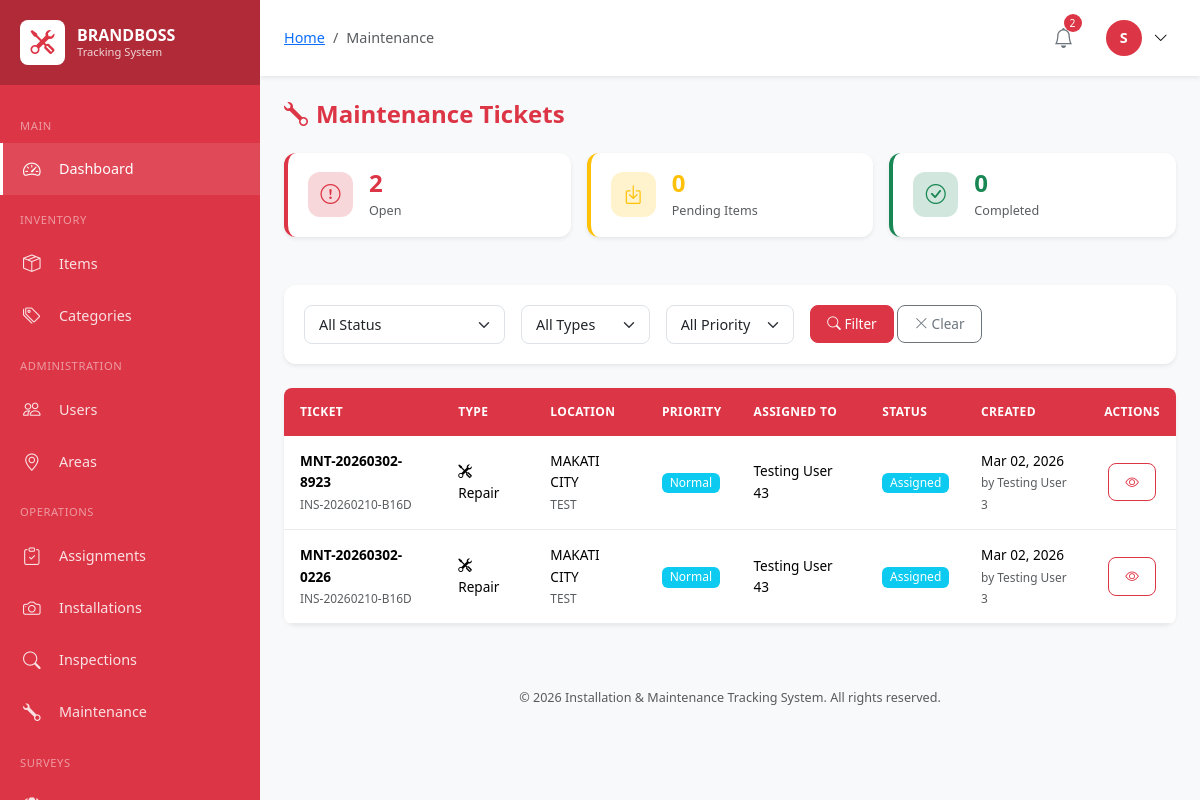
The page /modules/maintenance/index.php (signed in) on the database its author committed.
### tables this page shows
CREATE TABLE `users` (
  `id` int(10) UNSIGNED NOT NULL,
  `employee_id` varchar(50) NOT NULL,
  `username` varchar(100) NOT NULL,
  `password` varchar(255) NOT NULL,
  `email` varchar(150) NOT NULL,
  `full_name` varchar(200) NOT NULL,
  `phone` varchar(20) DEFAULT NULL,
  `role` enum('super_admin','user_1','user_2','user_3','user_4') NOT NULL,
  `profile_image` varchar(255) DEFAULT NULL,
  `status` enum('active','inactive','suspended') DEFAULT 'active',
  `last_login` datetime DEFAULT NULL,
  `created_by` int(10) UNSIGNED DEFAULT NULL,
  `created_at` timestamp NOT NULL DEFAULT current_timestamp(),
  `updated_at` timestamp NOT NULL DEFAULT current_timestamp() ON UPDATE current_timestamp()
);

CREATE TABLE `maintenance_tickets` (
  `id` bigint(20) UNSIGNED NOT NULL,
  `ticket_code` varchar(50) NOT NULL,
  `inspection_item_id` bigint(20) UNSIGNED DEFAULT NULL,
  `installation_report_id` bigint(20) UNSIGNED NOT NULL,
  `maintenance_type` enum('repair','replacement','missing_item','general') NOT NULL,
  `priority` enum('low','normal','high','critical') DEFAULT 'normal',
  `description` text NOT NULL,
  `assigned_to` int(10) UNSIGNED DEFAULT NULL,
  `status` enum('open','assigned','in_progress','pending_items','completed','closed','cancelled') DEFAULT 'open',
  `created_by` int(10) UNSIGNED NOT NULL,
  `completed_at` datetime DEFAULT NULL,
  `closed_at` datetime DEFAULT NULL,
  `created_at` timestamp NOT NULL DEFAULT current_timestamp(),
  `updated_at` timestamp NOT NULL DEFAULT current_timestamp() ON UPDATE current_timestamp()
);

CREATE TABLE `installation_reports` (
  `id` bigint(20) UNSIGNED NOT NULL,
  `report_code` varchar(50) NOT NULL,
  `assignment_id` bigint(20) UNSIGNED NOT NULL,
  `installer_id` int(10) UNSIGNED NOT NULL,
  `installation_date` date NOT NULL,
  `latitude` decimal(10,8) NOT NULL,
  `longitude` decimal(11,8) NOT NULL,
  `location_address` text DEFAULT NULL,
  `overall_remarks` text DEFAULT NULL,
  `status` enum('submitted','reviewed','approved','rejected') DEFAULT 'submitted',
  `reviewed_by` int(10) UNSIGNED DEFAULT NULL,
  `reviewed_at` datetime DEFAULT NULL,
  `created_at` timestamp NOT NULL DEFAULT current_timestamp(),
  `updated_at` timestamp NOT NULL DEFAULT current_timestamp() ON UPDATE current_timestamp()
);

CREATE TABLE `installation_areas` (
  `id` int(10) UNSIGNED NOT NULL,
  `area_code` varchar(50) NOT NULL,
  `area_name` varchar(200) NOT NULL,
  `address` text DEFAULT NULL,
  `city` varchar(100) DEFAULT NULL,
  `province` varchar(100) DEFAULT NULL,
  `region` varchar(100) DEFAULT NULL,
  `latitude` decimal(10,8) DEFAULT NULL,
  `longitude` decimal(11,8) DEFAULT NULL,
  `status` enum('active','inactive') DEFAULT 'active',
  `created_at` timestamp NOT NULL DEFAULT current_timestamp(),
  `updated_at` timestamp NOT NULL DEFAULT current_timestamp() ON UPDATE current_timestamp()
);

### modules/maintenance/index.php (the view, shortened to what the rows shown need)
<?php
require_once '../../includes/header.php';
$db = Database::getInstance();
$page = max(1, intval($_GET['page'] ?? 1));
$where = ['1=1'];
$params = [];
$whereClause = implode(' AND ', $where);
$sql = "SELECT mt.*,
               ir.report_code, ir.latitude, ir.longitude,
               ia.area_name, ia.city,
               u1.full_name as assigned_to_name,
               u2.full_name as created_by_name
        FROM maintenance_tickets mt
        JOIN installation_reports ir ON mt.installation_report_id = ir.id
        JOIN assignments a ON ir.assignment_id = a.id
        JOIN installation_areas ia ON a.area_id = ia.id
        LEFT JOIN users u1 ON mt.assigned_to = u1.id
        JOIN users u2 ON mt.created_by = u2.id
        WHERE {$whereClause}
        ORDER BY
            FIELD(mt.priority, 'critical', 'urgent', 'high', 'normal', 'low'),
            mt.created_at DESC";
$result = $db->paginate($sql, $params, $page, ITEMS_PER_PAGE);
$tickets = $result['data'];
?>
<div class="d-flex justify-content-between align-items-center mb-4">
    <h1 class="page-title mb-0">
        <i class="bi bi-wrench me-2"></i>Maintenance Tickets
    </h1>
</div>
<div class="card">
    <div class="card-body p-0">
        <div class="table-responsive">
            <table class="table table-hover mb-0">
                <thead>
                    <tr>
                        <th>Ticket</th>
                        <th>Type</th>
                        <th>Location</th>
                        <th>Priority</th>
                        <th>Assigned To</th>
                        <th>Status</th>
                        <th>Created</th>
                        <th class="text-center">Actions</th>
                    </tr>
                </thead>
                <tbody>
                    <?php if (empty($tickets)): ?>
                    <tr>
                        <td colspan="8" class="text-center py-4">
                            <div class="text-muted">
                                <i class="bi bi-wrench display-6 d-block mb-2"></i>
                                No maintenance tickets found
                            </div>
                        </td>
                    </tr>
                    <?php else: ?>
                    <?php foreach ($tickets as $ticket): ?>
                    <tr class="<?php echo in_array($ticket['priority'], ['critical', 'urgent']) ? 'table-danger' : ''; ?>">
                        <td>
                            <strong><?php echo clean($ticket['ticket_code']); ?></strong>
                            <br><small class="text-muted"><?php echo clean($ticket['report_code']); ?></small>
                        </td>
                        <td>
                            <?php
                            $typeIcons = [
                                'repair' => 'tools',
                                'replacement' => 'arrow-repeat',
                                'missing_item' => 'x-circle',
                                'general' => 'wrench'
                            ];
                            $icon = $typeIcons[$ticket['maintenance_type']] ?? 'wrench';
                            ?>
                            <i class="bi bi-<?php echo $icon; ?> me-1"></i>
                            <?php echo ucfirst(str_replace('_', ' ', $ticket['maintenance_type'])); ?>
                        </td>
                        <td>
                            <?php echo clean($ticket['area_name']); ?>
                            <br><small class="text-muted"><?php echo clean($ticket['city']); ?></small>
                        </td>
                        <td><?php echo priorityBadge($ticket['priority']); ?></td>
                        <td>
                            <?php if ($ticket['assigned_to_name']): ?>
                                <?php echo clean($ticket['assigned_to_name']); ?>
                            <?php endif; ?>
                        </td>
                        <td><?php echo statusBadge($ticket['status']); ?></td>
                        <td>
                            <?php echo formatDate($ticket['created_at']); ?>
                            <br><small class="text-muted">by <?php echo clean($ticket['created_by_name']); ?></small>
                        </td>
                        <td class="text-center">
                            <div class="btn-group btn-group-sm">
                                <a href="view.php?id=<?php echo $ticket['id']; ?>" class="btn btn-outline-primary" title="View">
                                    <i class="bi bi-eye"></i>
                                </a>
                            </div>
                        </td>
                    </tr>
                    <?php endforeach; ?>
                    <?php endif; ?>
                </tbody>
            </table>
        </div>
    </div>
</div>
<?php require_once '../../includes/footer.php'; ?>

### includes/header.php (shortened to what the rows shown need)
<?php
require_once __DIR__ . '/../classes/Database.php';
require_once __DIR__ . '/../classes/Auth.php';
require_once __DIR__ . '/helpers.php';
$auth = Auth::getInstance();
$auth->requireAuth();
$currentUser = $auth->user();
?>
<!DOCTYPE html>
<html lang="en">
<head>
    <link href="https://cdn.jsdelivr.net/npm/bootstrap@5.3.2/dist/css/bootstrap.min.css" rel="stylesheet">
    <link href="https://cdn.jsdelivr.net/npm/bootstrap-icons@1.11.1/font/bootstrap-icons.css" rel="stylesheet">
    <link href="https://cdn.datatables.net/1.13.6/css/dataTables.bootstrap5.min.css" rel="stylesheet">
    <link href="<?php echo APP_URL; ?>/assets/css/style.css" rel="stylesheet">
    <link href="https://unpkg.com/leaflet@1.9.4/dist/leaflet.css" rel="stylesheet">
</head>
<body>
    <main class="main-content">
        <header class="top-navbar">
            <div class="navbar-right">
                <div class="dropdown user-dropdown">
                    <button class="user-btn" data-bs-toggle="dropdown">
                        <div class="user-avatar">
                            <?php echo strtoupper(substr($currentUser['full_name'], 0, 1)); ?>
                        </div>
                        <i class="bi bi-chevron-down ms-1"></i>
                    </button>
                </div>
            </div>
        </header>
        <div class="content-area">

### includes/helpers.php (shortened to what the rows shown need)
<?php
function clean($data) {
    return htmlspecialchars(trim($data), ENT_QUOTES, 'UTF-8');
}
function formatDate(?string $date, string $format = 'M d, Y'): string {
    return date($format, strtotime($date));
}
function statusBadge(string $status): string {
    $color = STATUS_COLORS[$status] ?? 'secondary';
    $label = ucwords(str_replace('_', ' ', $status));
    return "<span class=\"badge bg-{$color}\">{$label}</span>";
}
function priorityBadge(string $priority): string {
    $color = PRIORITY_COLORS[$priority] ?? 'secondary';
    $label = ucfirst($priority);
    return "<span class=\"badge bg-{$color}\">{$label}</span>";
}

### rows shown on the page
users: full_name "S"
maintenance_tickets: ticket_code "MNT-20260302-8923", installation_report.report_code "INS-20260210-B16D", maintenance_type "Repair", installation_areas.area_name "MAKATI CITY", installation_areas.city "TEST", priority "Normal", assigned_to.full_name "Testing User 43", status "Assigned", created_at "Mar 02, 2026", users.full_name "Testing User 3"
maintenance_tickets: ticket_code "MNT-20260302-0226", installation_report.report_code "INS-20260210-B16D", maintenance_type "Repair", installation_areas.area_name "MAKATI CITY", installation_areas.city "TEST", priority "Normal", assigned_to.full_name "Testing User 43", status "Assigned", created_at "Mar 02, 2026", users.full_name "Testing User 3"

### other values the page prints
$crumb['title'] "Maintenance"
$notificationCount "2"
$openCount "2"
$pendingItemsCount "0"
$completedCount "0"
APP_NAME "Installation & Maintenance Tracking System"
